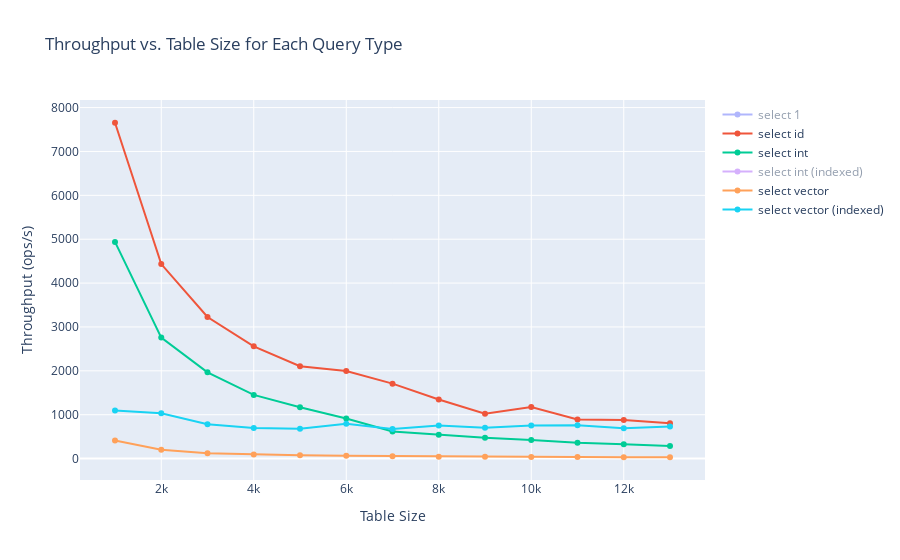

Source (notebook cell):
### Code cell
# Plot experiments

import plotly.graph_objects as go

def generate_plots(results):
    # Create traces for each query type
    data = []
    for query_type, query_results in results.items():
        sizes, throughputs = zip(*query_results)  # Unpack the table sizes and throughput values
        trace = go.Scatter(
            x=sizes,
            y=throughputs,
            mode='lines+markers',
            name=query_type
        )
        data.append(trace)
    
    # Create layout
    layout = go.Layout(
        title='Throughput vs. Table Size for Each Query Type',
        xaxis=dict(title='Table Size'),
        yaxis=dict(title='Throughput (ops/s)'),
        showlegend=True
    )
    
    # Create figure
    fig = go.Figure(data=data, layout=layout)
    
    # Display the figure
    fig.show()

generate_plots(results1)

### Figure 1 — Plotly figure (JSON) as saved in the notebook; plotly's stock layout.template omitted (floating-point values rounded to 4 significant figures)
{"data": [{"mode": "lines+markers", "name": "select 1", "type": "scatter", "visible": "legendonly", "x": [1000, 2000, 3000, 4000, 5000, 6000, 7000, 8000, 9000, 10000, 11000, 12000, 13000], "y": [21690.0, 16150.0, 14720.0, 16810.0, 17670.0, 18460.0, 13080.0, 13550.0, 11520.0, 12040.0, 12400.0, 11960.0, 16560.0]}, {"mode": "lines+markers", "name": "select id", "type": "scatter", "visible": true, "x": [1000, 2000, 3000, 4000, 5000, 6000, 7000, 8000, 9000, 10000, 11000, 12000, 13000], "y": [7654.0, 4433.0, 3227.0, 2559.0, 2104.0, 1995.0, 1708.0, 1346.0, 1023.0, 1177.0, 890.2, 882.3, 805.0]}, {"mode": "lines+markers", "name": "select int", "type": "scatter", "x": [1000, 2000, 3000, 4000, 5000, 6000, 7000, 8000, 9000, 10000, 11000, 12000, 13000], "y": [4939.0, 2757.0, 1966.0, 1452.0, 1170.0, 914.3, 616.0, 542.5, 476.6, 423.7, 360.0, 327.9, 287.4]}, {"mode": "lines+markers", "name": "select int (indexed)", "type": "scatter", "visible": "legendonly", "x": [1000, 2000, 3000, 4000, 5000, 6000, 7000, 8000, 9000, 10000, 11000, 12000, 13000], "y": [4773.0, 2977.0, 1703.0, 1385.0, 10620.0, 10510.0, 9945.0, 10510.0, 10790.0, 10330.0, 10380.0, 10830.0, 10250.0]}, {"mode": "lines+markers", "name": "select vector", "type": "scatter", "x": [1000, 2000, 3000, 4000, 5000, 6000, 7000, 8000, 9000, 10000, 11000, 12000, 13000], "y": [412.3, 200.4, 122.6, 91.71, 73.53, 62.09, 53.89, 43.66, 42.69, 38.76, 34.94, 32.88, 30.6]}, {"mode": "lines+markers", "name": "select vector (indexed)", "type": "scatter", "x": [1000, 2000, 3000, 4000, 5000, 6000, 7000, 8000, 9000, 10000, 11000, 12000, 13000], "y": [1096.0, 1033.0, 782.9, 696.9, 680.2, 792.8, 674.2, 755.8, 704.7, 756.4, 760.0, 692.7, 732.6]}], "layout": {"autosize": true, "showlegend": true, "title": {"text": "Throughput vs. Table Size for Each Query Type"}, "xaxis": {"autorange": true, "range": [277.3, 13720.0], "title": {"text": "Table Size"}, "type": "linear"}, "yaxis": {"autorange": true, "range": [-598.5, 8283.0], "title": {"text": "Throughput (ops/s)"}, "type": "linear"}}}
